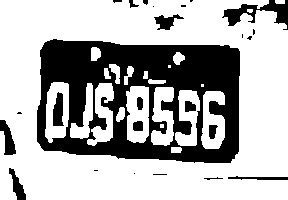
#> input picture inverted2.jpg, 288 x 200 px
$ python -i find_locations.py   (imports and definitions only)
#> lines starting #> are read from the running program, lines starting #| are printed output that depends on the picture; after the words box and inside, x2 and y2 are one past the last pixel; in counts of white or black regions, pixels touching at a corner belong together
#> further down, picture is the input picture: shape (200, 288, 3); min 0, max 255, mean 176.6
import cv2
import imutils
import numpy as np

def find_locations(frame):
  # Aplica o filtro bilateral para suavizar a imagem
  blurred_image = cv2.bilateralFilter(frame, 11, 17, 17)

  # Detecta bordas usando o detector de bordas Canny
  edged = cv2.Canny(blurred_image, 30, 200)
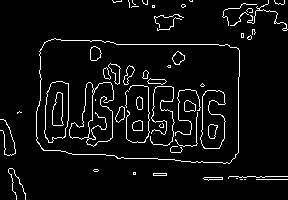
#> edged: shape (200, 288); 5.5% white in thin lines or dots

  # Encontra contornos na imagem binária
  keypoints = cv2.findContours(edged.copy(), cv2.RETR_TREE, cv2.CHAIN_APPROX_SIMPLE)
#> keypoints = 88 contours, 49 with area under 20; largest, box (x1, y1, x2, y2) and area: (36, 38, 240, 164) 22778, (36, 38, 240, 164) 22767, (69, 82, 114, 147) 1716, (44, 81, 69, 143) 1207, (44, 81, 69, 143) 1200
  contours = imutils.grab_contours(keypoints)
#> contours has the same summary as keypoints

  # Ordena os contornos por área em ordem decrescente e seleciona os 10 maiores
  contours = sorted(contours, key=cv2.contourArea, reverse=True)[:10]
#> contours = 10 contours; largest, box (x1, y1, x2, y2) and area: (36, 38, 240, 164) 22778, (36, 38, 240, 164) 22767, (69, 82, 114, 147) 1716, (44, 81, 69, 143) 1207, (44, 81, 69, 143) 1200

  # Lista para armazenar as localizações de interesse
  locations = []

  for contour in contours:
    # Aproxima os contornos para formas poligonais
    approx = cv2.approxPolyDP(contour, 10, True)

    # Se o polígono tiver 4 vértices, é considerado uma localização
    if len(approx) == 4:
      locations.append(approx)
#> this loop made 10 passes
#> approx on passes 4, 5, 9, 10: [[62, 81], [46, 93], [48, 142], [65, 136]], [[62, 81], [67, 126], [49, 142], [46, 93]], [[90, 82], [89, 133], [72, 138]], [[57, 92], [62, 125]]
#> after the loop, locations = 2 contours; box (x1, y1, x2, y2) and area: (46, 81, 66, 143) 880, (46, 81, 68, 143) 855

  return locations

>>> import cv2
>>> picture = cv2.imread('../../inverted2.jpg')
>>> result = find_locations(picture)
#> result has the same summary as locations in find_locations
